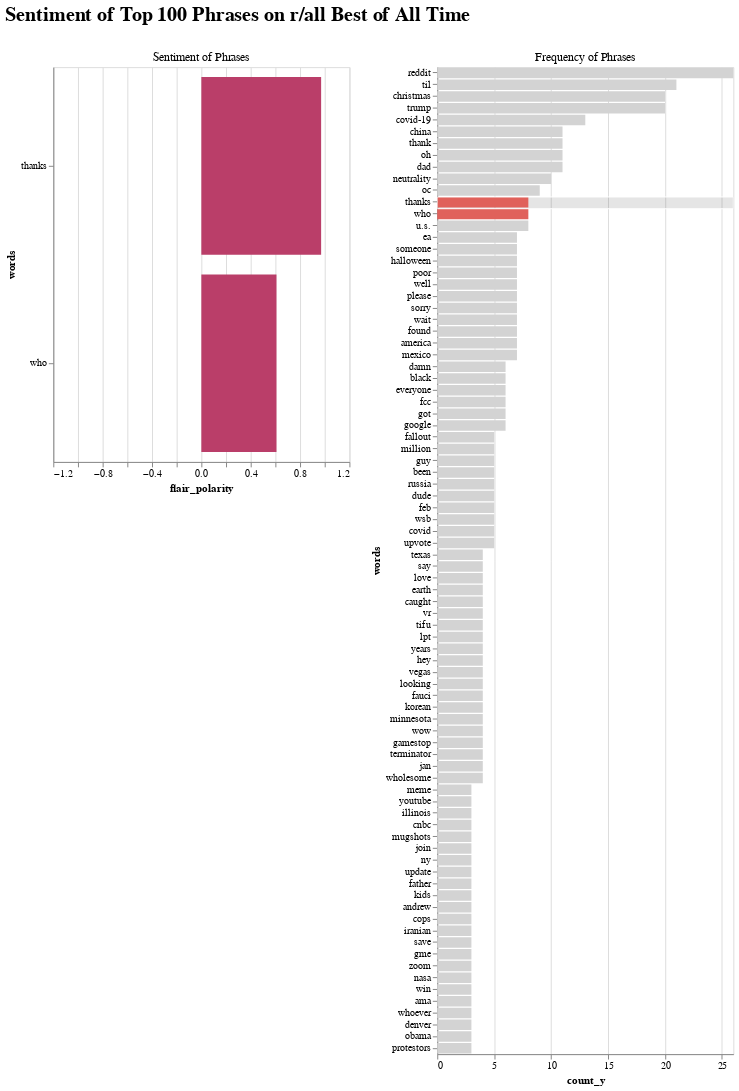

Write a Vega-Lite specification for this figure.
### Vega-Lite specification from a JSON file in a GitHub repository (floating-point values rounded to 4 significant figures)
{"config": {"view": {"continuousWidth": 400, "continuousHeight": 300}, "title": {"align": "center", "color": "black", "font": "Helvetica", "fontSize": 20}}, "hconcat": [{"mark": {"type": "bar", "color": "#e0615b", "filled": true}, "encoding": {"color": {"condition": {"value": "#ba3e69", "test": "(datum.flair_polarity > 0)"}, "value": "#e36a5c"}, "x": {"type": "quantitative", "field": "flair_polarity", "scale": {"domain": [-1.2, 1.2]}}, "y": {"type": "nominal", "field": "words"}}, "height": 400, "title": {"text": " ", "subtitle": "Sentiment of Phrases", "color": " ", "subtitleColor": "black"}, "transform": [{"filter": {"selection": "selector010"}}], "width": 300}, {"mark": "bar", "encoding": {"color": {"condition": {"value": "#e0615b", "selection": "selector010"}, "value": "lightgray"}, "x": {"type": "quantitative", "field": "count_y"}, "y": {"type": "nominal", "field": "words", "sort": "-x"}}, "height": 1000, "selection": {"selector010": {"type": "interval", "encodings": ["y"], "init": {"y": ["thanks", "who"]}}}, "title": {"text": " ", "subtitle": "Frequency of Phrases", "color": " ", "subtitleColor": "black"}, "width": 300}], "data": {"name": "data-33a2dc074247493297fefdde32085299"}, "title": "Sentiment of Top 100 Phrases on r/all Best of All Time", "$schema": "https://vega.github.io/schema/vega-lite/v4.8.1.json", "datasets": {"data-33a2dc074247493297fefdde32085299": [{"words": "reddit", "count_y": 26, "polarity": 0.0, "subjectivity": 0.0, "flair_polarity": -0.986}, {"words": "til", "count_y": 21, "polarity": 0.0, "subjectivity": 0.0, "flair_polarity": -0.6234}, {"words": "christmas", "count_y": 20, "polarity": 0.0, "subjectivity": 0.0, "flair_polarity": -0.6722}, {"words": "trump", "count_y": 20, "polarity": 0.0, "subjectivity": 0.0, "flair_polarity": -0.9739}, {"words": "covid-19", "count_y": 13, "polarity": 0.0, "subjectivity": 0.0, "flair_polarity": 0.9918}, {"words": "china", "count_y": 11, "polarity": 0.0, "subjectivity": 0.0, "flair_polarity": -0.9911}, {"words": "thank", "count_y": 11, "polarity": 0.0, "subjectivity": 0.0, "flair_polarity": 0.932}, {"words": "oh", "count_y": 11, "polarity": 0.0, "subjectivity": 0.0, "flair_polarity": 0.6082}, {"words": "dad", "count_y": 11, "polarity": 0.0, "subjectivity": 0.0, "flair_polarity": 0.9921}, {"words": "neutrality", "count_y": 10, "polarity": 0.0, "subjectivity": 0.0, "flair_polarity": 0.6905}, {"words": "oc", "count_y": 9, "polarity": 0.0, "subjectivity": 0.0, "flair_polarity": -0.6236}, {"words": "thanks", "count_y": 8, "polarity": 0.2, "subjectivity": 0.2, "flair_polarity": 0.9709}, {"words": "who", "count_y": 8, "polarity": 0.0, "subjectivity": 0.0, "flair_polarity": 0.609}, {"words": "u.s.", "count_y": 8, "polarity": 0.0, "subjectivity": 0.0, "flair_polarity": 0.682}, {"words": "ea", "count_y": 7, "polarity": 0.0, "subjectivity": 0.0, "flair_polarity": 0.5542}, {"words": "someone", "count_y": 7, "polarity": 0.0, "subjectivity": 0.0, "flair_polarity": 0.9599}, {"words": "halloween", "count_y": 7, "polarity": 0.0, "subjectivity": 0.0, "flair_polarity": 0.9804}, {"words": "poor", "count_y": 7, "polarity": -0.4, "subjectivity": 0.6, "flair_polarity": -0.9997}, {"words": "well", "count_y": 7, "polarity": 0.0, "subjectivity": 0.0, "flair_polarity": 0.6527}, {"words": "please", "count_y": 7, "polarity": 0.0, "subjectivity": 0.0, "flair_polarity": 0.5631}, {"words": "sorry", "count_y": 7, "polarity": -0.5, "subjectivity": 1.0, "flair_polarity": -0.9981}, {"words": "wait", "count_y": 7, "polarity": 0.0, "subjectivity": 0.0, "flair_polarity": -0.9772}, {"words": "found", "count_y": 7, "polarity": 0.0, "subjectivity": 0.0, "flair_polarity": 0.7613}, {"words": "america", "count_y": 7, "polarity": 0.0, "subjectivity": 0.0, "flair_polarity": 0.9826}, {"words": "mexico", "count_y": 7, "polarity": 0.0, "subjectivity": 0.0, "flair_polarity": 0.7786}, {"words": "damn", "count_y": 6, "polarity": 0.0, "subjectivity": 0.0, "flair_polarity": -0.7336}, {"words": "black", "count_y": 6, "polarity": -0.1667, "subjectivity": 0.4333, "flair_polarity": -0.6}, {"words": "everyone", "count_y": 6, "polarity": 0.0, "subjectivity": 0.0, "flair_polarity": 0.9807}, {"words": "fcc", "count_y": 6, "polarity": 0.0, "subjectivity": 0.0, "flair_polarity": 0.6319}, {"words": "got", "count_y": 6, "polarity": 0.0, "subjectivity": 0.0, "flair_polarity": 0.9712}, {"words": "google", "count_y": 6, "polarity": 0.0, "subjectivity": 0.0, "flair_polarity": 0.5697}, {"words": "fallout", "count_y": 5, "polarity": 0.0, "subjectivity": 0.0, "flair_polarity": -0.9994}, {"words": "million", "count_y": 5, "polarity": 0.0, "subjectivity": 0.0, "flair_polarity": 0.9027}, {"words": "guy", "count_y": 5, "polarity": 0.0, "subjectivity": 0.0, "flair_polarity": 0.9186}, {"words": "been", "count_y": 5, "polarity": 0.0, "subjectivity": 0.0, "flair_polarity": 0.6663}, {"words": "russia", "count_y": 5, "polarity": 0.0, "subjectivity": 0.0, "flair_polarity": 0.7018}, {"words": "dude", "count_y": 5, "polarity": 0.0, "subjectivity": 0.0, "flair_polarity": 0.9692}, {"words": "feb", "count_y": 5, "polarity": 0.0, "subjectivity": 0.0, "flair_polarity": 0.9501}, {"words": "wsb", "count_y": 5, "polarity": 0.0, "subjectivity": 0.0, "flair_polarity": 0.7243}, {"words": "covid", "count_y": 5, "polarity": 0.0, "subjectivity": 0.0, "flair_polarity": 0.9649}, {"words": "upvote", "count_y": 5, "polarity": 0.0, "subjectivity": 0.0, "flair_polarity": 0.9929}, {"words": "texas", "count_y": 4, "polarity": 0.0, "subjectivity": 0.0, "flair_polarity": 0.9224}, {"words": "say", "count_y": 4, "polarity": 0.0, "subjectivity": 0.0, "flair_polarity": 0.793}, {"words": "love", "count_y": 4, "polarity": 0.5, "subjectivity": 0.6, "flair_polarity": 0.977}, {"words": "earth", "count_y": 4, "polarity": 0.0, "subjectivity": 0.0, "flair_polarity": 0.9997}, {"words": "caught", "count_y": 4, "polarity": 0.0, "subjectivity": 0.0, "flair_polarity": 0.7967}, {"words": "vr", "count_y": 4, "polarity": 0.0, "subjectivity": 0.0, "flair_polarity": 0.6641}, {"words": "tifu", "count_y": 4, "polarity": 0.0, "subjectivity": 0.0, "flair_polarity": -0.5781}, {"words": "lpt", "count_y": 4, "polarity": 0.0, "subjectivity": 0.0, "flair_polarity": 0.7988}, {"words": "years", "count_y": 4, "polarity": 0.0, "subjectivity": 0.0, "flair_polarity": 0.9614}, {"words": "hey", "count_y": 4, "polarity": 0.0, "subjectivity": 0.0, "flair_polarity": 0.7412}, {"words": "vegas", "count_y": 4, "polarity": 0.0, "subjectivity": 0.0, "flair_polarity": 0.9883}, {"words": "looking", "count_y": 4, "polarity": 0.0, "subjectivity": 0.0, "flair_polarity": 0.9602}, {"words": "fauci", "count_y": 4, "polarity": 0.0, "subjectivity": 0.0, "flair_polarity": 0.7528}, {"words": "korean", "count_y": 4, "polarity": 0.0, "subjectivity": 0.0, "flair_polarity": 0.9647}, {"words": "minnesota", "count_y": 4, "polarity": 0.0, "subjectivity": 0.0, "flair_polarity": 0.9707}, {"words": "wow", "count_y": 4, "polarity": 0.1, "subjectivity": 1.0, "flair_polarity": 0.996}, {"words": "gamestop", "count_y": 4, "polarity": 0.0, "subjectivity": 0.0, "flair_polarity": 0.9953}, {"words": "terminator", "count_y": 4, "polarity": 0.0, "subjectivity": 0.0, "flair_polarity": 0.9858}, {"words": "jan", "count_y": 4, "polarity": 0.0, "subjectivity": 0.0, "flair_polarity": 0.5643}, {"words": "wholesome", "count_y": 4, "polarity": 0.0, "subjectivity": 0.0, "flair_polarity": 0.9962}, {"words": "meme", "count_y": 3, "polarity": 0.0, "subjectivity": 0.0, "flair_polarity": 0.9884}, {"words": "youtube", "count_y": 3, "polarity": 0.0, "subjectivity": 0.0, "flair_polarity": 0.851}, {"words": "illinois", "count_y": 3, "polarity": 0.0, "subjectivity": 0.0, "flair_polarity": 0.8858}, {"words": "cnbc", "count_y": 3, "polarity": 0.0, "subjectivity": 0.0, "flair_polarity": 0.9147}, {"words": "mugshots", "count_y": 3, "polarity": 0.0, "subjectivity": 0.0, "flair_polarity": -0.9961}, {"words": "join", "count_y": 3, "polarity": 0.0, "subjectivity": 0.0, "flair_polarity": 0.9787}, {"words": "ny", "count_y": 3, "polarity": 0.0, "subjectivity": 0.0, "flair_polarity": 0.7694}, {"words": "update", "count_y": 3, "polarity": 0.0, "subjectivity": 0.0, "flair_polarity": -0.8402}, {"words": "father", "count_y": 3, "polarity": 0.0, "subjectivity": 0.0, "flair_polarity": 0.9663}, {"words": "kids", "count_y": 3, "polarity": 0.0, "subjectivity": 0.0, "flair_polarity": 0.9825}, {"words": "andrew", "count_y": 3, "polarity": 0.0, "subjectivity": 0.0, "flair_polarity": 0.9849}, {"words": "cops", "count_y": 3, "polarity": 0.0, "subjectivity": 0.0, "flair_polarity": -0.8415}, {"words": "iranian", "count_y": 3, "polarity": 0.0, "subjectivity": 0.0, "flair_polarity": 0.9849}, {"words": "save", "count_y": 3, "polarity": 0.0, "subjectivity": 0.0, "flair_polarity": 0.9208}, {"words": "gme", "count_y": 3, "polarity": 0.0, "subjectivity": 0.0, "flair_polarity": -0.9997}, {"words": "zoom", "count_y": 3, "polarity": 0.0, "subjectivity": 0.0, "flair_polarity": 0.9982}, {"words": "nasa", "count_y": 3, "polarity": 0.0, "subjectivity": 0.0, "flair_polarity": 0.9561}, {"words": "win", "count_y": 3, "polarity": 0.8, "subjectivity": 0.4, "flair_polarity": 0.9963}, {"words": "ama", "count_y": 3, "polarity": 0.0, "subjectivity": 0.0, "flair_polarity": 0.5768}, {"words": "whoever", "count_y": 3, "polarity": 0.0, "subjectivity": 0.0, "flair_polarity": -0.856}, {"words": "denver", "count_y": 3, "polarity": 0.0, "subjectivity": 0.0, "flair_polarity": 0.9931}, {"words": "obama", "count_y": 3, "polarity": 0.0, "subjectivity": 0.0, "flair_polarity": 0.7838}, {"words": "protestors", "count_y": 3, "polarity": 0.0, "subjectivity": 0.0, "flair_polarity": -0.9342}]}}
